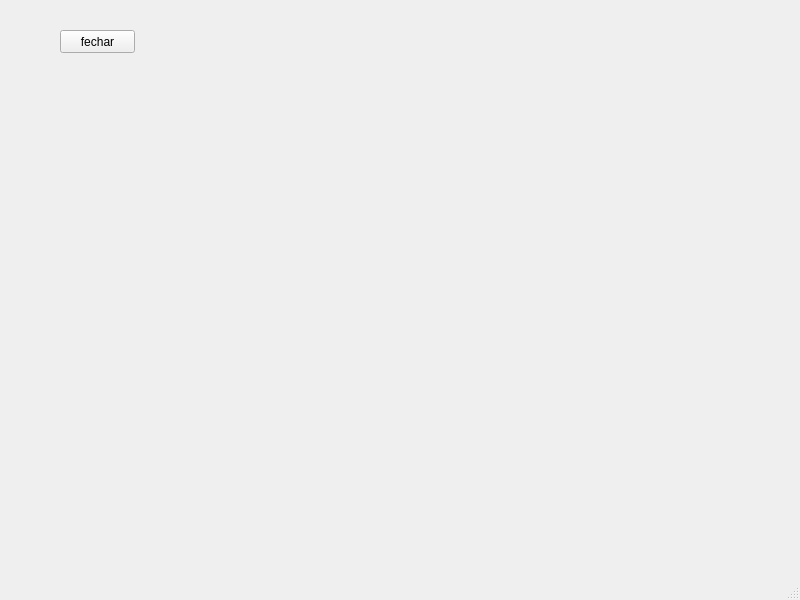
<?xml version="1.0" encoding="UTF-8"?>
<ui version="4.0">
 <class>MainWindow</class>
 <widget class="QMainWindow" name="MainWindow">
  <property name="geometry">
   <rect>
    <x>0</x>
    <y>0</y>
    <width>800</width>
    <height>600</height>
   </rect>
  </property>
  <property name="windowTitle">
   <string>MainWindow</string>
  </property>
  <widget class="QWidget" name="centralwidget">
   <widget class="QPushButton" name="pushButton">
    <property name="geometry">
     <rect>
      <x>60</x>
      <y>30</y>
      <width>75</width>
      <height>23</height>
     </rect>
    </property>
    <property name="text">
     <string>fechar</string>
    </property>
   </widget>
  </widget>
  <widget class="QMenuBar" name="menubar">
   <property name="geometry">
    <rect>
     <x>0</x>
     <y>0</y>
     <width>800</width>
     <height>21</height>
    </rect>
   </property>
  </widget>
  <widget class="QStatusBar" name="statusbar"/>
 </widget>
 <resources/>
 <connections/>
</ui>
